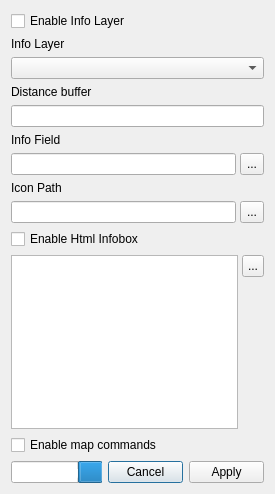
<?xml version="1.0" encoding="UTF-8"?>
<ui version="4.0">
 <class>infoBoxDialog</class>
 <widget class="QDialog" name="infoBoxDialog">
  <property name="geometry">
   <rect>
    <x>0</x>
    <y>0</y>
    <width>273</width>
    <height>494</height>
   </rect>
  </property>
  <property name="windowTitle">
   <string>Dialog</string>
  </property>
  <layout class="QVBoxLayout" name="verticalLayout_2">
   <item>
    <widget class="QCheckBox" name="enableInfoLayerCheckbox">
     <property name="text">
      <string>Enable Info Layer</string>
     </property>
    </widget>
   </item>
   <item>
    <widget class="QLabel" name="labelInfoLayer">
     <property name="text">
      <string>Info Layer</string>
     </property>
    </widget>
   </item>
   <item>
    <widget class="QComboBox" name="layersCombo"/>
   </item>
   <item>
    <widget class="QLabel" name="labelDistanceBuffer">
     <property name="text">
      <string>Distance buffer</string>
     </property>
    </widget>
   </item>
   <item>
    <widget class="QLineEdit" name="distanceBuffer"/>
   </item>
   <item>
    <widget class="QLabel" name="labelInfoField">
     <property name="text">
      <string>Info Field</string>
     </property>
    </widget>
   </item>
   <item>
    <layout class="QHBoxLayout" name="horizontalLayout">
     <property name="spacing">
      <number>4</number>
     </property>
     <item>
      <widget class="QLineEdit" name="infoField"/>
     </item>
     <item>
      <widget class="QToolButton" name="editInfoField">
       <property name="sizePolicy">
        <sizepolicy hsizetype="Fixed" vsizetype="Fixed">
         <horstretch>0</horstretch>
         <verstretch>0</verstretch>
        </sizepolicy>
       </property>
       <property name="minimumSize">
        <size>
         <width>22</width>
         <height>22</height>
        </size>
       </property>
       <property name="maximumSize">
        <size>
         <width>24</width>
         <height>24</height>
        </size>
       </property>
       <property name="text">
        <string>...</string>
       </property>
       <property name="icon">
        <iconset>
         <normaloff>:/plugins/go3streetview/res/expression.png</normaloff>:/plugins/go3streetview/res/expression.png</iconset>
       </property>
       <property name="iconSize">
        <size>
         <width>30</width>
         <height>30</height>
        </size>
       </property>
      </widget>
     </item>
    </layout>
   </item>
   <item>
    <widget class="QLabel" name="labelIconPath">
     <property name="text">
      <string>Icon Path</string>
     </property>
    </widget>
   </item>
   <item>
    <layout class="QHBoxLayout" name="horizontalLayout_2">
     <property name="spacing">
      <number>4</number>
     </property>
     <item>
      <widget class="QLineEdit" name="iconPath">
       <property name="maximumSize">
        <size>
         <width>16777215</width>
         <height>23</height>
        </size>
       </property>
       <property name="text">
        <string/>
       </property>
      </widget>
     </item>
     <item>
      <widget class="QToolButton" name="editIconPath">
       <property name="sizePolicy">
        <sizepolicy hsizetype="Fixed" vsizetype="Fixed">
         <horstretch>0</horstretch>
         <verstretch>0</verstretch>
        </sizepolicy>
       </property>
       <property name="minimumSize">
        <size>
         <width>22</width>
         <height>22</height>
        </size>
       </property>
       <property name="maximumSize">
        <size>
         <width>24</width>
         <height>24</height>
        </size>
       </property>
       <property name="text">
        <string>...</string>
       </property>
       <property name="icon">
        <iconset>
         <normaloff>:/plugins/go3streetview/res/expression.png</normaloff>:/plugins/go3streetview/res/expression.png</iconset>
       </property>
       <property name="iconSize">
        <size>
         <width>30</width>
         <height>30</height>
        </size>
       </property>
      </widget>
     </item>
    </layout>
   </item>
   <item>
    <widget class="QCheckBox" name="enableInfoBoxCheckbox">
     <property name="text">
      <string>Enable Html Infobox </string>
     </property>
    </widget>
   </item>
   <item>
    <layout class="QHBoxLayout" name="horizontalLayout_3">
     <property name="spacing">
      <number>4</number>
     </property>
     <item>
      <widget class="QPlainTextEdit" name="infoboxHtml"/>
     </item>
     <item>
      <layout class="QVBoxLayout" name="verticalLayout">
       <item>
        <widget class="QToolButton" name="editInfoBoxHtml">
         <property name="sizePolicy">
          <sizepolicy hsizetype="Fixed" vsizetype="Fixed">
           <horstretch>0</horstretch>
           <verstretch>0</verstretch>
          </sizepolicy>
         </property>
         <property name="minimumSize">
          <size>
           <width>22</width>
           <height>22</height>
          </size>
         </property>
         <property name="maximumSize">
          <size>
           <width>24</width>
           <height>24</height>
          </size>
         </property>
         <property name="text">
          <string>...</string>
         </property>
         <property name="icon">
          <iconset>
           <normaloff>:/plugins/go3streetview/res/expression.png</normaloff>:/plugins/go3streetview/res/expression.png</iconset>
         </property>
         <property name="iconSize">
          <size>
           <width>30</width>
           <height>30</height>
          </size>
         </property>
        </widget>
       </item>
       <item>
        <spacer name="verticalSpacer">
         <property name="orientation">
          <enum>Qt::Vertical</enum>
         </property>
         <property name="sizeHint" stdset="0">
          <size>
           <width>20</width>
           <height>40</height>
          </size>
         </property>
        </spacer>
       </item>
      </layout>
     </item>
    </layout>
   </item>
   <item>
    <widget class="QCheckBox" name="mapCommandsCheck">
     <property name="text">
      <string>Enable map commands</string>
     </property>
    </widget>
   </item>
   <item>
    <layout class="QHBoxLayout" name="horizontalLayout_4">
     <item>
      <widget class="QProgressBar" name="progressBar">
       <property name="minimumSize">
        <size>
         <width>0</width>
         <height>0</height>
        </size>
       </property>
       <property name="value">
        <number>24</number>
       </property>
       <property name="textVisible">
        <bool>true</bool>
       </property>
       <property name="invertedAppearance">
        <bool>true</bool>
       </property>
       <property name="format">
        <string>indexing</string>
       </property>
      </widget>
     </item>
     <item>
      <spacer name="horizontalSpacer">
       <property name="orientation">
        <enum>Qt::Horizontal</enum>
       </property>
       <property name="sizeHint" stdset="0">
        <size>
         <width>40</width>
         <height>20</height>
        </size>
       </property>
      </spacer>
     </item>
     <item>
      <widget class="QPushButton" name="cancelButton">
       <property name="sizePolicy">
        <sizepolicy hsizetype="Fixed" vsizetype="Fixed">
         <horstretch>0</horstretch>
         <verstretch>0</verstretch>
        </sizepolicy>
       </property>
       <property name="minimumSize">
        <size>
         <width>75</width>
         <height>0</height>
        </size>
       </property>
       <property name="maximumSize">
        <size>
         <width>75</width>
         <height>75</height>
        </size>
       </property>
       <property name="text">
        <string>Cancel</string>
       </property>
      </widget>
     </item>
     <item>
      <widget class="QPushButton" name="applyButton">
       <property name="sizePolicy">
        <sizepolicy hsizetype="Fixed" vsizetype="Fixed">
         <horstretch>0</horstretch>
         <verstretch>0</verstretch>
        </sizepolicy>
       </property>
       <property name="minimumSize">
        <size>
         <width>75</width>
         <height>0</height>
        </size>
       </property>
       <property name="maximumSize">
        <size>
         <width>75</width>
         <height>16777215</height>
        </size>
       </property>
       <property name="text">
        <string>Apply</string>
       </property>
      </widget>
     </item>
    </layout>
   </item>
  </layout>
 </widget>
 <!-- Resources are registered by go3streetviewDialog before loading this form. -->
 <resources/>
 <connections/>
</ui>
